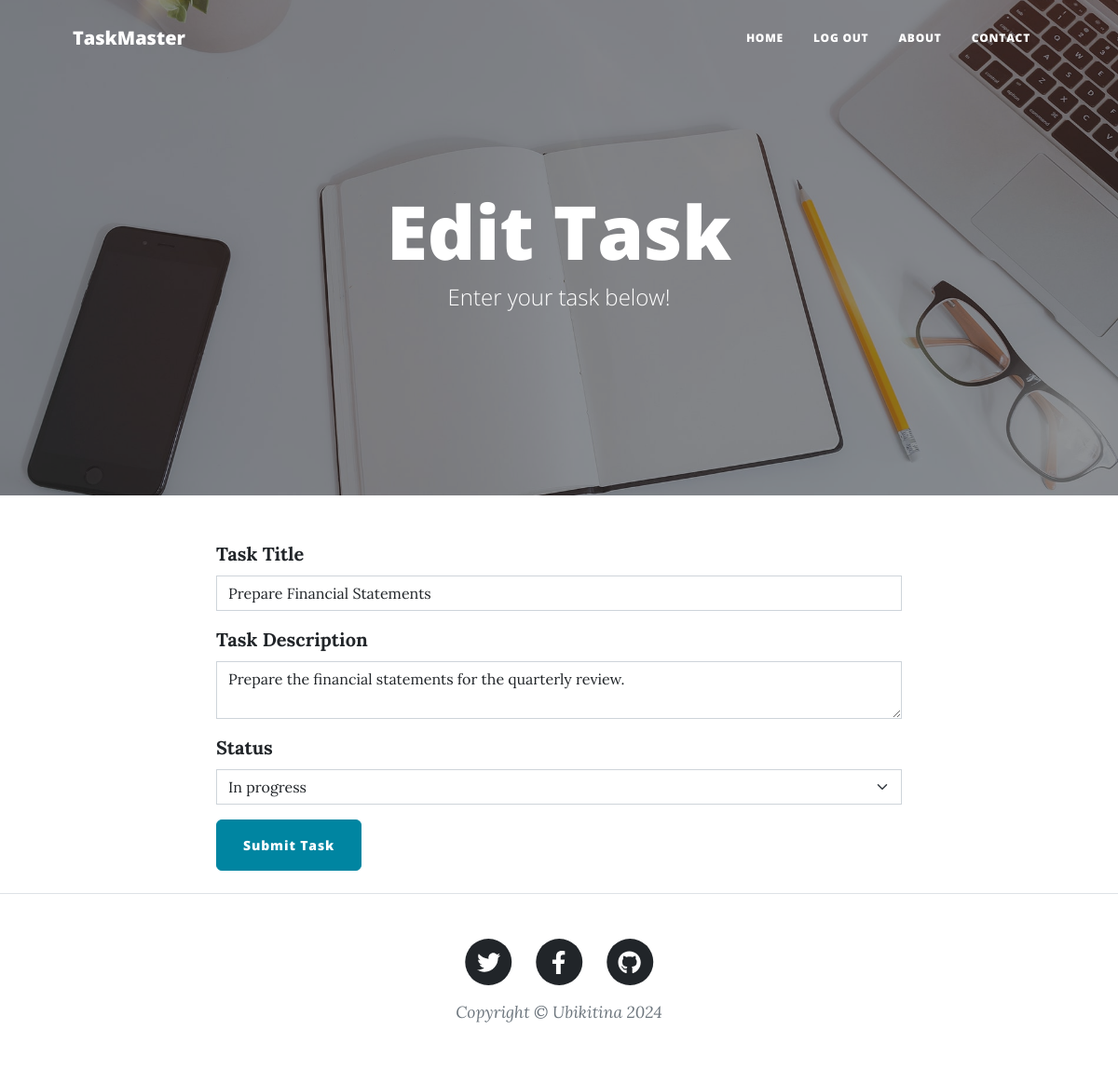
Page /edit-task/16 (signed in) on the committed database.
### main.py (models this page shows)
class Task(db.Model):
    __tablename__ = "tasks"
    id = db.Column(db.Integer, primary_key=True)
    author_id = db.Column(db.Integer, db.ForeignKey("users.id"))
    author = relationship("User", back_populates="posts")
    title = db.Column(db.String(250), unique=True, nullable=False)
    date = db.Column(db.String(250), nullable=False)
    body = db.Column(db.Text, nullable=False)
    status = db.Column(db.String(250), nullable=False)
    comments = relationship("Comment", back_populates="parent_post")

### main.py (the view, shortened to what this page needs)
@app.route("/edit-task/<int:task_id>", methods=["GET", "POST"])
@authenticated_only  # Use a decorator so only an authenticated user can edit a task
def edit_task(task_id):
    task = db.get_or_404(Task, task_id)
    edit_form = CreateTaskForm(
        title=task.title,
        author=task.author,
        status=task.status,
        body=task.body
    )
    return render_template("make-task.html", form=edit_form, is_edit=True, current_user=current_user)

### forms.py
class CreateTaskForm(FlaskForm):
    title = StringField("Task Title", validators=[DataRequired()])
    body = TextAreaField("Task Description", validators=[DataRequired()])
    status = SelectField("Status", choices=[('To do', 'To do'), ('In progress', 'In progress'), ('Done', 'Done')],
                         validators=[DataRequired()])
    submit = SubmitField("Submit Task")

### main.py (called while the page is built)
@login_manager.user_loader
def load_user(user_id):
    return db.get_or_404(User, user_id)

def authenticated_only(f):
    @wraps(f)
    def decorated_function(*args, **kwargs):
        if not current_user.is_authenticated:
            return abort(403)  # 403 is a Forbidden error if not authenticated
        return f(*args, **kwargs)
    return decorated_function

### templates/make-task.html
{% from "bootstrap5/form.html" import render_form %} {% block content %} {%
include "header.html" %}
<header
  class="masthead"
  style="background-image: url('../static/assets/img/edit-bg.jpg')"
>
  <div class="container position-relative px-4 px-lg-5">
    <div class="row gx-4 gx-lg-5 justify-content-center">
      <div class="col-md-10 col-lg-8 col-xl-7">
        <div class="page-heading">
          {% if is_edit: %}
          <h1>Edit Task</h1>
          {% else: %}
          <h1>New Task</h1>
          {% endif %}
          <span class="subheading"
            >Enter your task below!</span
          >
        </div>
      </div>
    </div>
  </div>
</header>
<main class="mb-4">
  <div class="container">
    <div class="row">
      <div class="col-lg-8 col-md-10 mx-auto">
        {{render_form(form, novalidate=True, button_map={"submit": "primary"}) }}
      </div>
    </div>
  </div>
</main>
{% include "footer.html" %} {% endblock %}

### rows in the picture
Task: title "Prepare Financial Statements", body "Prepare the financial statements for the quarterly review.", status "In progress"
